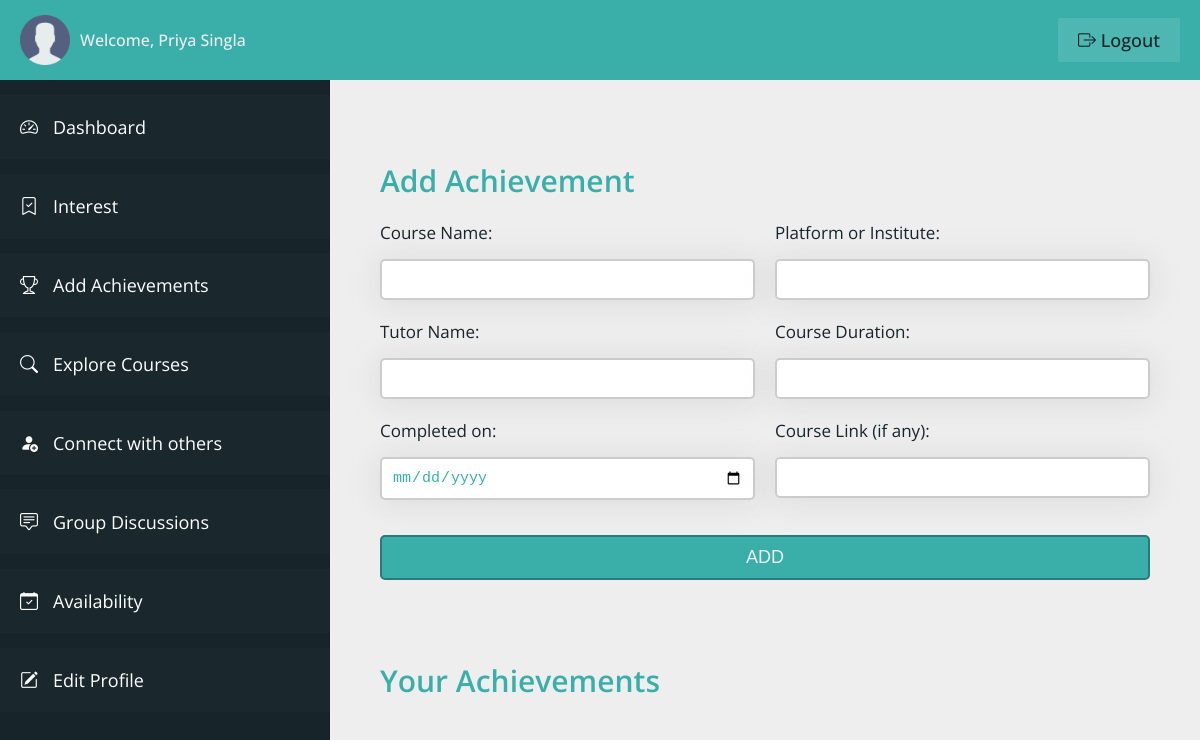
/student/user-achievements.php (signed in), run on an earlier commit of the app's database.
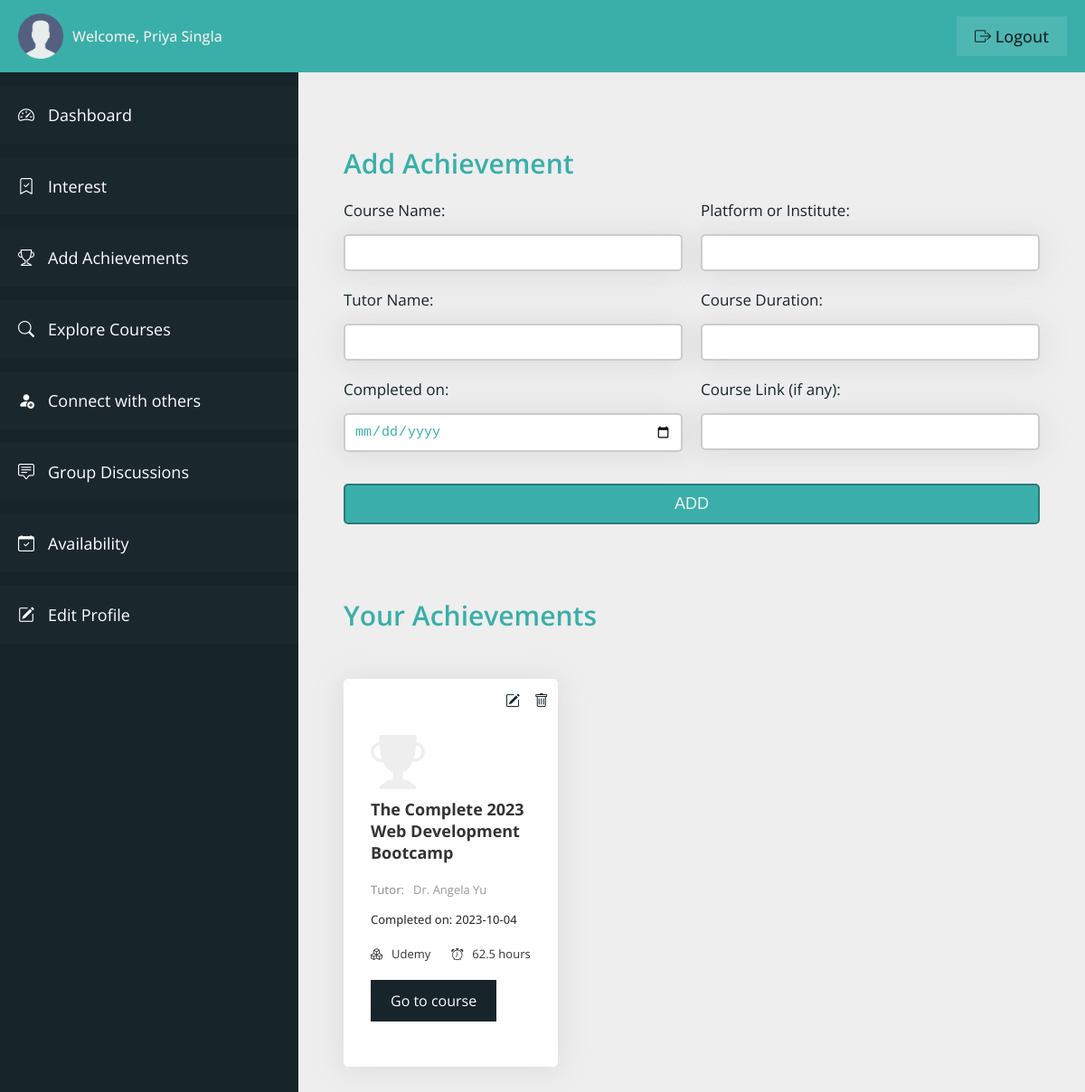
And on a later commit of the database.
### tables this page shows
CREATE TABLE `achievement_table` (
  `achievement_id` int(11) NOT NULL,
  `achievement_userid` int(11) NOT NULL,
  `achievement_course` varchar(100) NOT NULL,
  `achievement_platform` varchar(100) NOT NULL,
  `achievement_tutor` varchar(100) NOT NULL,
  `achievement_courseduration` varchar(20) NOT NULL,
  `achievement_courselink` varchar(200) NOT NULL,
  `achievement_completedon` varchar(20) NOT NULL,
  `added_on` datetime NOT NULL DEFAULT current_timestamp()
);

### student/user-achievements.php (the view, shortened to what the changed rows need)
<?php
include "connection.php";
?>
<!DOCTYPE html>
<html lang="en">
<head>
    <link rel="stylesheet" href="css/style-dashboard.css">
    <link rel="stylesheet" href="https://cdn.jsdelivr.net/npm/bootstrap-icons@1.11.0/font/bootstrap-icons.css">
</head>
<body>
    <div class="container">
        <main class="main__content">
            <div class="view__container">
                <div class="course__card-container">
                    <?php
                    $query = "SELECT * FROM achievement_table WHERE achievement_userid = '" . $_SESSION['userIdVce'] . "'";
                    $runQ = mysqli_query($con, $query);
                    if (mysqli_num_rows($runQ) > 0) {
                        while ($rowQ = mysqli_fetch_array($runQ)) {
                    ?>
                            <div class="course__card">
                                <span class="achievement_trophy">
                                    <i class="bi bi-trophy-fill"></i>
                                </span>
                                <h3 class="course__name-heading">
                                    <?php echo $rowQ['achievement_course']; ?>
                                </h3>
                                <p class="course__tutor-name">
                                    <span class="course__tutor-label">Tutor:</span>
                                    <span><?php echo $rowQ['achievement_tutor']; ?></span>
                                </p>
                                <p class="course__completedon">
                                    <span>Completed on:</span>
                                    <span><?php echo $rowQ['achievement_completedon']; ?></span>
                                </p>
                                <div class="course__level-duration">
                                    <p class="course__level">
                                        <span>
                                            <i class="bi bi-boxes"></i>
                                        </span>
                                        <span><?php echo $rowQ['achievement_platform']; ?></span>
                                    </p>
                                    <p class="course__duration">
                                        <span>
                                            <i class="bi bi-alarm"></i>
                                        </span>
                                        <span>
                                            <?php echo $rowQ['achievement_courseduration']; ?>
                                        </span>
                                    </p>
                                </div>
                                <?php
                                if ($rowQ['achievement_courselink'] == '') { ?>
                                    <a class="course__link-btn" href="#">
                                        Offline
                                    </a>
                                <?php } else { ?>
                                    <a class="course__link-btn" target="_blank" href="<?php echo $rowQ['achievement_courselink']; ?>">
                                        Go to course
                                    </a>
                                <?php
                                }
                                ?>
                                <div class="course__options">
                                    <a href="edit-user-achievement.php?aid=<?php echo $rowQ['achievement_id']; ?>" class="edit-btn">
                                        <i class="bi bi-pencil-square"></i>
                                    </a>
                                    <a onclick="return confirm('Are you sure you want to delete this item?');" href="remove-user-achievement.php?aid=<?php echo $rowQ['achievement_id']; ?>" class="remove-btn">
                                        <i class="bi bi-trash"></i>
                                    </a>
                                </div>
                            </div>
                    <?php
                        }
                    }
                    ?>
                </div>
            </div>
        </main>
    </div>
</body>
</html>

What changed in the data, as far as the page shows it:
added achievement_table: achievement_course "The Complete 2023 Web Development Bootcamp", achievement_tutor "Dr. Angela Yu", achievement_completedon "2023-10-04", achievement_platform "Udemy", achievement_courseduration "62.5 hours"
